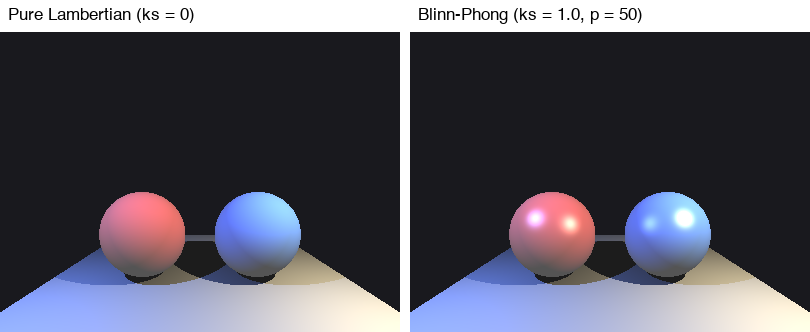

Python code for this plot:
"""Chapter 5 demo -- Blinn-Phong specular on TWO balls (Fig 4.17 style).

Tiger Book Eq. 5.6:

  Lr = ( R/pi + ks * max(0, n . h)^p ) E    (Blinn-Phong)

where h = (l + v) / |l + v| is the half-vector.

Scene layout (matches Fig 4.17):
  * Two balls (red on the LEFT, blue on the RIGHT) sitting at the
    center of a small bounded tabletop.
  * Warm + cool directional lights (gives each ball a two-tone tint)
  * Small ambient so the shadows aren't pitch black.
  * Camera: 3/4 view from above-front, close enough to see specular.

Two side-by-side panels:
  Left  -- pure Lambertian (ks = 0): smooth gradient, no highlight
  Right -- Blinn-Phong (ks > 0): same scene + visible specular spot
          on each ball where n bisects l and v.
"""

import os
import sys

import numpy as np
from PIL import Image, ImageDraw, ImageFont

HERE = os.path.dirname(os.path.abspath(__file__))
sys.path.insert(0, HERE)

from modules.Vec3 import Vec3
from modules.Camera import Camera
from modules.View import View
from modules.Color import color, clamp01
from modules.Material import Lambertian
from modules.Sphere import Sphere
from modules.Triangle import Triangle
from modules.SurfaceGroup import SurfaceGroup
from modules.Light import AmbientLight, PointLight, DirectionalLight
from modules.Scene import Scene


# ------------------------------------------------------------------
# Geometry -- two balls at the center of a bounded tabletop
# ------------------------------------------------------------------
red_ball  = Sphere(Vec3(-0.75, 0.55, 0.0), 0.55)
blue_ball = Sphere(Vec3( 0.75, 0.55, 0.0), 0.55)

# 4x4 tabletop, two triangles, CCW from above so outward normal is +y.
table_a = Triangle(Vec3(-2.0, 0.0, -2.0), Vec3( 2.0, 0.0, -2.0),
                  Vec3( 2.0, 0.0,  2.0))
table_b = Triangle(Vec3(-2.0, 0.0, -2.0), Vec3( 2.0, 0.0,  2.0),
                  Vec3(-2.0, 0.0,  2.0))


# ------------------------------------------------------------------
# Lights -- warm + cool directional pair (Fig 4.17 style)
# ------------------------------------------------------------------
# Two point lights at upper corners of the scene (1/r^2 falloff,
# shadow ray tested against [eps, r] -- see PointLight.illuminate()).
warm    = PointLight(Vec3( 2.0, 2.5, 1.5), color(7.0, 6.4, 5.0))
cool    = PointLight(Vec3(-2.0, 2.5, 1.5), color(2.5, 3.5, 7.0))
ambient = AmbientLight(color(0.55, 0.55, 0.55))


# ------------------------------------------------------------------
# Camera + view -- close 3/4 view, similar to Fig 4.17
# ------------------------------------------------------------------
cam  = Camera.from_lookat(Vec3(0.0, 1.2, 2.4), Vec3(0.0, 0.5, 0.0), Vec3(0, 1, 0))
view = View(cam, l=-1.1, r=1.1, b=-0.5, t=1.1, nx=400, ny=300,
            projection="perspective", focal_length=1.0)


# ------------------------------------------------------------------
# Materials
# ------------------------------------------------------------------
gray_table = Lambertian(color(0.85, 0.85, 0.85), ka=0.20)
table_a.material = gray_table
table_b.material = gray_table

# Pure Lambertian -- no specular (Chapter 4 look).
red_matte  = Lambertian(color(0.85, 0.20, 0.20), ka=0.60)
blue_matte = Lambertian(color(0.20, 0.40, 0.90), ka=0.60)

# Blinn-Phong -- same diffuse + white specular (Chapter 5 highlight).
red_shiny  = Lambertian(color(0.85, 0.20, 0.20), ka=0.60,
                        ks=color(1.0, 1.0, 1.0), p=50.0)
blue_shiny = Lambertian(color(0.20, 0.40, 0.90), ka=0.60,
                        ks=color(1.0, 1.0, 1.0), p=50.0)


# ------------------------------------------------------------------
# Render -- two panels
# ------------------------------------------------------------------
def render(red_mat, blue_mat):
    red_ball.material  = red_mat
    blue_ball.material = blue_mat
    scene = Scene(SurfaceGroup([red_ball, blue_ball, table_a, table_b]),
                  [ambient, warm, cool],
                  background=color(0.10, 0.10, 0.12), max_depth=1)
    NX, NY = view.nx, view.ny
    buf = np.zeros((NY, NX, 3), dtype=np.float32)
    for j in range(NY):
        for i in range(NX):
            ray = view.ray(i, j)
            c = scene.shade_ray(ray)
            cc = clamp01(c)
            buf[j, i, 0] = cc.x
            buf[j, i, 1] = cc.y
            buf[j, i, 2] = cc.z
    return buf


configs = [
    ((red_matte,  blue_matte),  "Pure Lambertian (ks = 0)"),
    ((red_shiny,  blue_shiny),  "Blinn-Phong (ks = 1.0, p = 50)"),
]

panels = []
for (r_mat, b_mat), label in configs:
    print(f"  rendering: {label}")
    panels.append((render(r_mat, b_mat), label))


# ------------------------------------------------------------------
# Side-by-side
# ------------------------------------------------------------------
PANEL_W, PANEL_H = view.nx, view.ny
HEADER = 32
GAP = 10
W = PANEL_W * 2 + GAP
H = PANEL_H + HEADER

out = Image.new("RGB", (W, H), "white")
try:
    font = ImageFont.truetype("/System/Library/Fonts/Helvetica.ttc", 17)
except OSError:
    font = ImageFont.load_default()

draw = ImageDraw.Draw(out)
for k, (buf, label) in enumerate(panels):
    img = Image.fromarray(np.flipud(buf * 255).astype(np.uint8), mode="RGB")
    x = k * (PANEL_W + GAP)
    draw.text((x + 8, 6), label, fill="black", font=font)
    out.paste(img, (x, HEADER))

out_path = os.path.join(HERE, "demo_ch5_phong.png")
out.save(out_path)
print(f"\nSaved {out_path}")
print()
print("What you should see (matches Fig 4.17's scene layout):")
print("  * Two balls (red on left, blue on right) on a centered tabletop.")
print("  * Left  panel -- pure Lambertian: smooth gradients, no highlight.")
print("  * Right panel -- Blinn-Phong: same gradients + a WHITE specular")
print("               spot on each ball, where the half-vector h bisects")
print("               the light and view directions.")
print()
print("Try changing p in red_shiny/blue_shiny to see how the Phong")
print("exponent sharpens or softens the highlight:")
print("  p = 10   -- soft 'eggshell' (broad)")
print("  p = 50   -- mild gloss")
print("  p = 200  -- glossy")
print("  p = 1000 -- tight, almost mirror-like")
